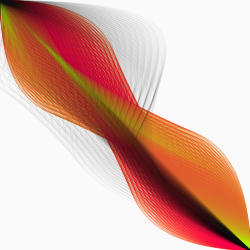
Frame 1 (no input)
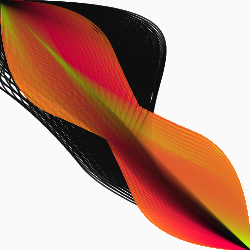
Frame 60 (the mouse pressed at the canvas centre just before this capture)
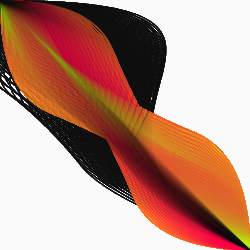
Frame 120 (the mouse held since frame 60 and released just before this capture)

The Processing sketch that drew these frames (run headless with seeded random() and noise(); from frame 60 on, the mouse is pressed at the canvas centre):

// Processing sketch: processing_19714
// ── processing_19714.pde

void setup(){
  size(250, 250);
  smooth();
  background(250);
  noFill();
}

void draw(){
  stroke(250, 250, 0, 100);
  for(int x1 = 0; x1 <= height; x1 += 11){
  for(int x2 = 0; x2 <= width; x2 += 11){
    bezier(0, 0, x1, x2, x2, x1, 250, 250);
    }
  }
  
  stroke(250, 0, 70, 100);
  for(int x1 = 0; x1 <= height; x1 += 11){
  for(int x2 = 0; x2 <= width; x2 += 11){
    bezier(0, 0, x2, x1, x1, x2, 250, 250);
    }
  }
  
  stroke(170, 250, 0, 10);
  for(int x1 = 0; x1 <= height+2; x1 += 11){
  for(int x2 = 0; x2 <= width+2; x2 += 11){
    bezier(0, 0, x2/3, x1, x1, x2/3, 250, 250);
    }
  }
  
  stroke(0, 10);
  for(int x1 = 0; x1 <= height+2; x1 += 11){
  for(int x2 = 0; x2 <= width+2; x2 += 11){
    bezier(0, 0, x2/0.7, x1/2, -x1/5, x2/2, 250, 250);
    }
  }
  
  stroke(0, 10);
  for(int x1 = 0; x1 <= height+2; x1 += 22){
  for(int x2 = 0; x2 <= width+2; x2 += 22){
  bezier(0, 0, x2, x1/2, -x1/2, x2/2, 250, 250);
    }
  }
}
